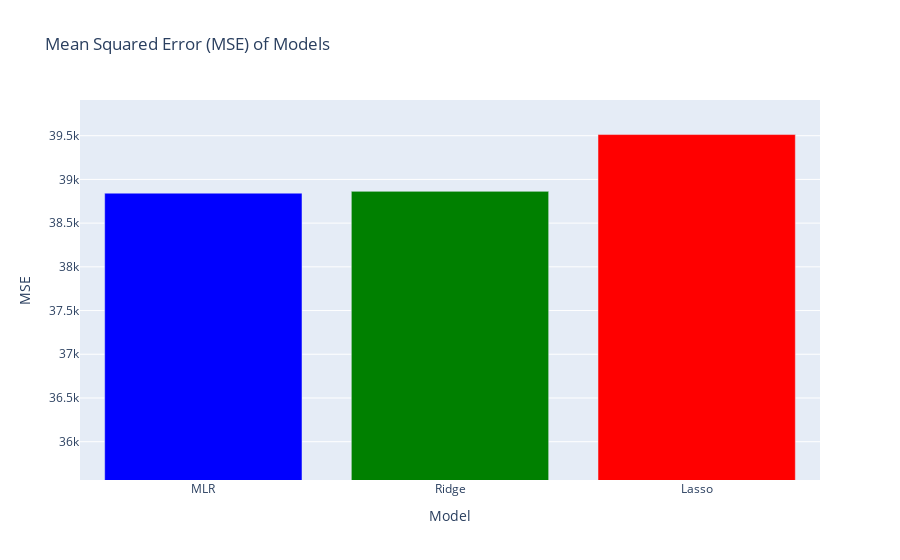
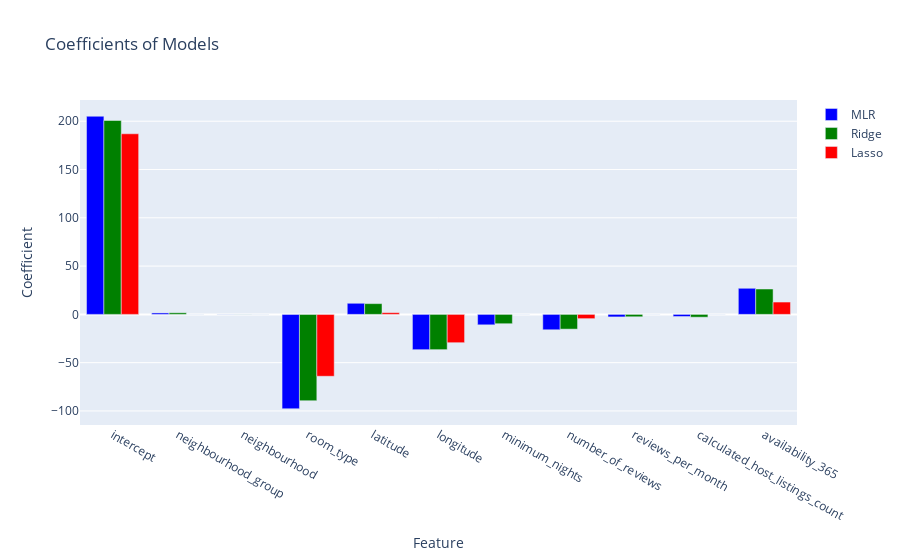

The code cell stored with these charts, in order, in its notebook:
### Markdown cell above
## 5. Comparing Models

### Code cell
import plotly.graph_objs as go

models = ['MLR', 'Ridge', 'Lasso']
mse_values = [mlr_mse, ridge_mse, lasso_mse]
colors = ['blue', 'green', 'red']
coefficients_dfs = [mlr_coefficients_df, ridge_coefficients_df, lasso_coefficients_df]

# Plot MSE for each model
mse_trace = go.Bar(
    x=models,
    y=mse_values,
    marker=dict(color=colors),
    hoverinfo='y',
)

# Create figure layout
mse_layout = go.Layout(
    title='Mean Squared Error (MSE) of Models',
    xaxis=dict(title='Model'),
    yaxis=dict(title='MSE', range=[max(mse_values) * 0.90, max(mse_values) * 1.01]),
)

# Create figure object
mse_fig = go.Figure(data=[mse_trace], layout=mse_layout)

# Plot coefficients for each model
coeff_trace = []
for i, model_df in enumerate(coefficients_dfs):
    model_name = models[i]
    coefficients = model_df['Coefficient'].values
    feature_names = model_df.index
    coeff_trace.append(go.Bar(
        x=feature_names,
        y=coefficients,
        name=model_name,
        marker=dict(color=colors[i]),
        hoverinfo='y',
    ))

# Create figure layout
coeff_layout = go.Layout(
    title='Coefficients of Models',
    xaxis=dict(title='Feature'),
    yaxis=dict(title='Coefficient'),
    barmode='group',
)

# Create figure object
coeff_fig = go.Figure(data=coeff_trace, layout=coeff_layout)

# Display interactive plot
mse_fig.show()
coeff_fig.show()

### Figure 1 — Plotly figure (JSON) as saved in the notebook; plotly's stock layout.template omitted (floating-point values rounded to 4 significant figures)
{"data": [{"hoverinfo": "y", "marker": {"color": ["blue", "green", "red"]}, "type": "bar", "x": ["MLR", "Ridge", "Lasso"], "y": [38840.0, 38860.0, 39510.0]}], "layout": {"title": {"text": "Mean Squared Error (MSE) of Models"}, "xaxis": {"title": {"text": "Model"}}, "yaxis": {"range": [35560.0, 39910.0], "title": {"text": "MSE"}}}}

### Figure 2 — Plotly figure (JSON) as saved in the notebook; plotly's stock layout.template omitted (floating-point values rounded to 4 significant figures)
{"data": [{"hoverinfo": "y", "marker": {"color": "blue"}, "name": "MLR", "type": "bar", "x": ["intercept", "neighbourhood_group", "neighbourhood", "room_type", "latitude", "longitude", "minimum_nights", "number_of_reviews", "reviews_per_month", "calculated_host_listings_count", "availability_365"], "y": [205.2, 1.483, -0.1113, -97.71, 11.5, -36.56, -10.82, -15.94, -2.621, -2.223, 27.03]}, {"hoverinfo": "y", "marker": {"color": "green"}, "name": "Ridge", "type": "bar", "x": ["intercept", "neighbourhood_group", "neighbourhood", "room_type", "latitude", "longitude", "minimum_nights", "number_of_reviews", "reviews_per_month", "calculated_host_listings_count", "availability_365"], "y": [200.8, 1.656, -0.1084, -89.4, 11.14, -36.52, -9.664, -15.27, -2.479, -2.911, 26.28]}, {"hoverinfo": "y", "marker": {"color": "red"}, "name": "Lasso", "type": "bar", "x": ["intercept", "neighbourhood_group", "neighbourhood", "room_type", "latitude", "longitude", "minimum_nights", "number_of_reviews", "reviews_per_month", "calculated_host_listings_count", "availability_365"], "y": [187.0, 0, -0.03385, -64.07, 1.777, -29.32, 0, -4.411, 0, 0, 12.79]}], "layout": {"barmode": "group", "title": {"text": "Coefficients of Models"}, "xaxis": {"title": {"text": "Feature"}}, "yaxis": {"title": {"text": "Coefficient"}}}}
